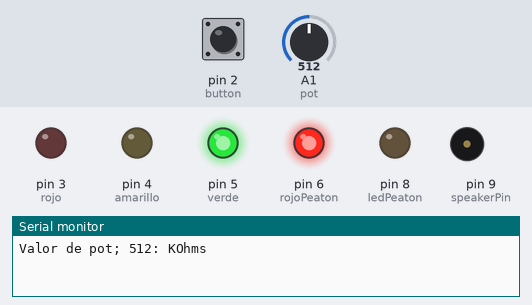
Recording of a sketch running on a simulated Arduino Uno, built with avr-gcc and run on an emulated ATmega328P. Shown: output pins drawn as LEDs (lit = HIGH), buzzer (waves = sounding), the last lines printed to the serial monitor. Inputs (shaded band) come from the test bench; at power-on: pin 2 (button) HIGH, A1 (pot) = 512.

Above: at 1.2 s.
1.3 s: pin 2 (button) pulled LOW for 0.15 s
At 3.4 s:
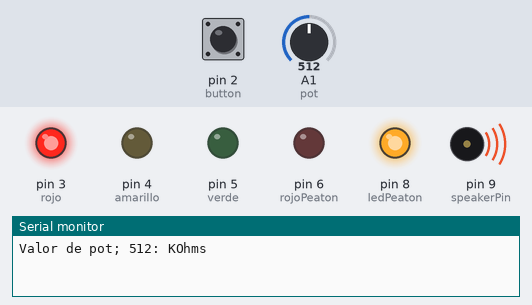
6.3 s: A1 (pot) set to 11
7.8 s: A1 (pot) set to 8
13.8 s: pin 2 (button) pulled LOW for 1 s
At 15.8 s:
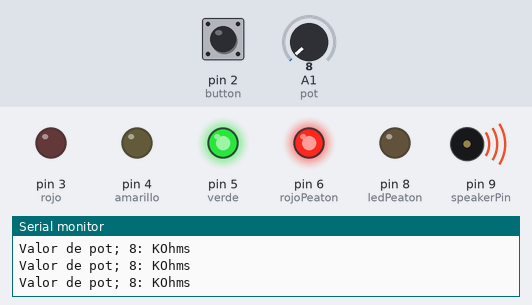
20.8 s: pin 2 (button) pulsed LOW 2 times (0.12 s each, 0.3 s apart)
At 21.3 s:
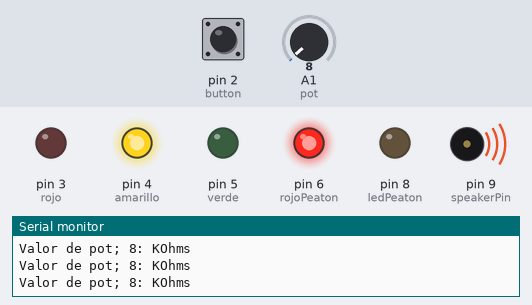
27.4 s: pin 2 (button) pulsed LOW 5 times (0.12 s each, 0.3 s apart)
At 29.8 s:
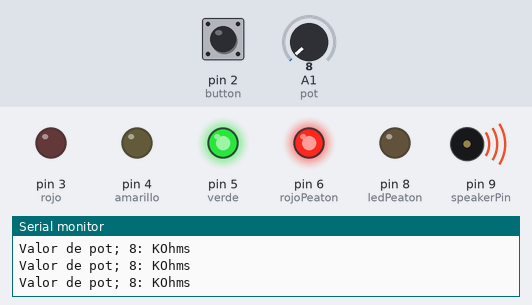
Timing chart, 0 to 31.3 s (numbered marks = the images above; inputs shaded):
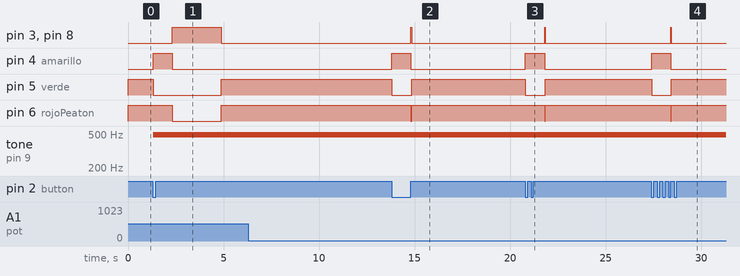

The sketch:

SalvaGuardaHumanoCoche.ino
```cpp
#define button 2
#define rojo 3
#define amarillo 4
#define verde 5
#define rojoPeaton 6
#define ledPeaton 8
#define pot A1
#define speakerPin 9
int valorPot = 0;
int val2=0;
boolean espera= false;
void setup() {
  Serial.begin(9600);
  pinMode(rojo,OUTPUT);
  pinMode(amarillo,OUTPUT);
  pinMode(verde,OUTPUT);
  pinMode(button, INPUT_PULLUP);
  pinMode(ledPeaton,OUTPUT);
  pinMode(rojoPeaton,OUTPUT);
  pinMode(speakerPin, OUTPUT);
}

void loop() {
  valorPot = analogRead(pot);
  Serial.print("Valor de pot; ");
  Serial.print(valorPot);
  Serial.println(": KOhms");
  reiniciaSemaforo();
}

void reiniciaSemaforo(){
  digitalWrite(rojoPeaton,HIGH);
  digitalWrite(verde, HIGH);
  digitalWrite(ledPeaton, LOW);
  digitalWrite(rojo, LOW);
  digitalWrite(amarillo, LOW);
  if(espera){
    espera=false;
    delay(3000);
  }
  while(val2<20){
  if(digitalRead(button)==LOW){
    enciendePeaton();
  }else{
    delay(valorPot/5);
  }
  val2++;
  }
  val2=0;
}

void enciendePeaton(){
  val2=0;
  espera=true;
    analogWrite(speakerPin,128);
    digitalWrite(rojoPeaton,HIGH);
    digitalWrite(amarillo, HIGH);
    digitalWrite(rojo, LOW);
    digitalWrite(verde, LOW);
    delay(1000);
    analogWrite(speakerPin,0);
    digitalWrite(ledPeaton, HIGH);
    digitalWrite(amarillo, LOW);
    digitalWrite(rojo, HIGH);
    digitalWrite(rojoPeaton,LOW);
    delay(valorPot*5);
    reiniciaSemaforo();
}
```

Measured:
- after the input at 1.3 s, pin 3 (rojo), pin 8 (ledPeaton): LOW → HIGH after 1.0 s, → LOW 2.6 s later; pin 4 (amarillo): LOW → HIGH at once, → LOW 1.0 s later; pin 5 (verde): HIGH → LOW at once, → HIGH 3.6 s later; pin 6 (rojoPeaton): HIGH → LOW after 1.0 s, → HIGH 2.6 s later; tone on pin 9 (speakerPin): silent → 490 Hz at once
- after the input at 6.3 s, every drawn part: stays the same
- after the input at 13.8 s, pin 3 (rojo), pin 8 (ledPeaton): LOW → HIGH after 1.0 s, → LOW 0.04 s later; pin 4 (amarillo): LOW → HIGH at once, → LOW 1.0 s later; pin 5 (verde): HIGH → LOW at once, → HIGH 1.0 s later; pin 6 (rojoPeaton): HIGH → LOW after 1.0 s, → HIGH 0.04 s later
- after the input at 20.8 s, pin 3 (rojo), pin 8 (ledPeaton): LOW → HIGH after 1.0 s, → LOW 0.04 s later; pin 4 (amarillo): LOW → HIGH at once, → LOW 1.0 s later; pin 5 (verde): HIGH → LOW at once, → HIGH 1.0 s later; pin 6 (rojoPeaton): HIGH → LOW after 1.0 s, → HIGH 0.04 s later
- after the input at 27.4 s, pin 3 (rojo), pin 8 (ledPeaton): LOW → HIGH after 1.0 s, → LOW 0.04 s later; pin 4 (amarillo): LOW → HIGH at once, → LOW 1.0 s later; pin 5 (verde): HIGH → LOW at once, → HIGH 1.0 s later; pin 6 (rojoPeaton): HIGH → LOW after 1.0 s, → HIGH 0.04 s later
